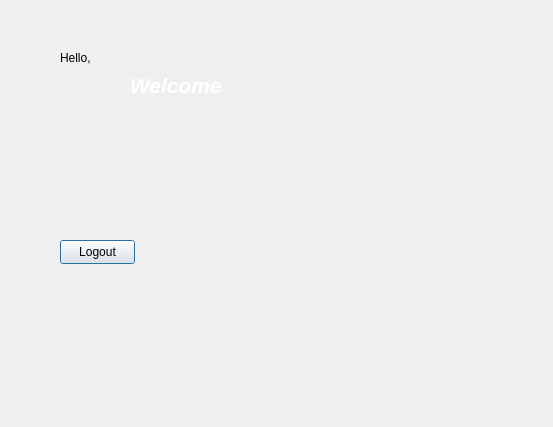
<?xml version="1.0" encoding="UTF-8"?>
<ui version="4.0">
 <class>WelcomeWindow</class>
 <widget class="QDialog" name="WelcomeWindow">
  <property name="geometry">
   <rect>
    <x>0</x>
    <y>0</y>
    <width>553</width>
    <height>427</height>
   </rect>
  </property>
  <property name="windowTitle">
   <string>Dialog</string>
  </property>
  <widget class="QLabel" name="labelHello">
   <property name="geometry">
    <rect>
     <x>60</x>
     <y>50</y>
     <width>201</width>
     <height>16</height>
    </rect>
   </property>
   <property name="text">
    <string>Hello,</string>
   </property>
  </widget>
  <widget class="QLabel" name="labelPicture">
   <property name="geometry">
    <rect>
     <x>60</x>
     <y>70</y>
     <width>271</width>
     <height>161</height>
    </rect>
   </property>
   <property name="text">
    <string/>
   </property>
  </widget>
  <widget class="QLabel" name="labelWelcome">
   <property name="geometry">
    <rect>
     <x>130</x>
     <y>70</y>
     <width>91</width>
     <height>31</height>
    </rect>
   </property>
   <property name="text">
    <string>&lt;html&gt;&lt;head/&gt;&lt;body&gt;&lt;p&gt;&lt;span style=&quot; font-size:16pt; font-weight:700; font-style:italic; color:#ffffff;&quot;&gt;Welcome&lt;/span&gt;&lt;/p&gt;&lt;/body&gt;&lt;/html&gt;</string>
   </property>
  </widget>
  <widget class="QPushButton" name="pushButtonLogout">
   <property name="geometry">
    <rect>
     <x>60</x>
     <y>240</y>
     <width>75</width>
     <height>24</height>
    </rect>
   </property>
   <property name="text">
    <string>Logout</string>
   </property>
  </widget>
 </widget>
 <resources/>
 <connections/>
</ui>
